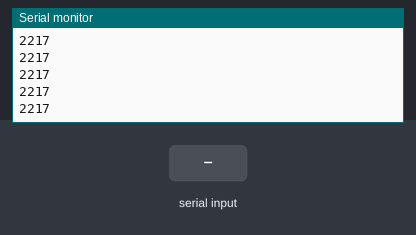
A sketch run on a simulated Arduino Mega 2560, built with avr-gcc and run on an emulated ATmega2560. Parts: the last lines printed to the serial monitor. Inputs (shaded band) come from the test bench.

Above: at 1.2 s.
1.3 s: "1" received over the second serial link
At 1.31 s:
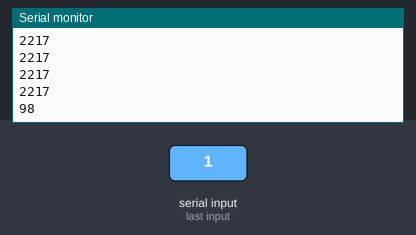
2.8 s: "0" received over the second serial link
At 2.81 s:
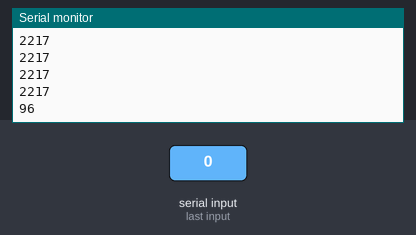
4.3 s: "2" received over the second serial link
At 4.32 s:
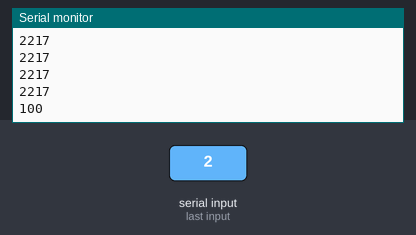
Timing chart, 0 to 7.3 s (numbered marks = the images above; inputs shaded):
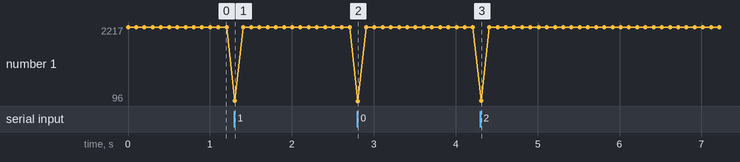

The sketch:

binary_receive.ino
```cpp
void setup() {
  Serial.begin(38400);
  F_GYRO_setup();
}

void loop() {
  Serial.println(F_GYRO_read());
  delay(100);
}

void F_GYRO_setup(){
  Serial2.begin(38400, SERIAL_8E1);
}

int F_GYRO_read(){
  int i;
  while (Serial2.available() > 1) {
    int g = Serial2.read();
  }
  if (Serial2.available()) {
    i = Serial2.read() * 2;
  }
  return i;
}


  //  if (Serial.available()) {
  //    uint8_t data = Serial1.read();
  //    if (data == 0xff) {
  //      uint8_t a = Serial1.read();
  //      uint8_t b = Serial1.read();
  //      if (a != 255) {
  //        Serial.println(a, DEC);
  //      }
  //      if (b != 255) {
  //        Serial.println(b, DEC);
  //      }
  //
  //    }
  //  }


/*
  void receive()
  {
    uint8_t data = (uint8_t)Serial.read();
    if (data == 0xFF) // check if incoming byte is header
    {
        uint8_t r = Serial.read();
        uint8_t g = Serial.read();
        uint8_t b = Serial.read();
    }

    // change led color with rgb data
  }

  if (Serial.read() == 0x80) {
  Serial.readBytes(buf, 2);
  mySerial.print(buf[0]);
  mySerial.print(buf[1]);
  delay(10);
  }

*/
```

Measured:
- after the input at 1.3 s, the serial monitor: prints a new line at once (image 1)
- after the input at 2.8 s, the serial monitor: prints a new line at once (image 2)
- after the input at 4.3 s, the serial monitor: prints a new line at once (image 3)
